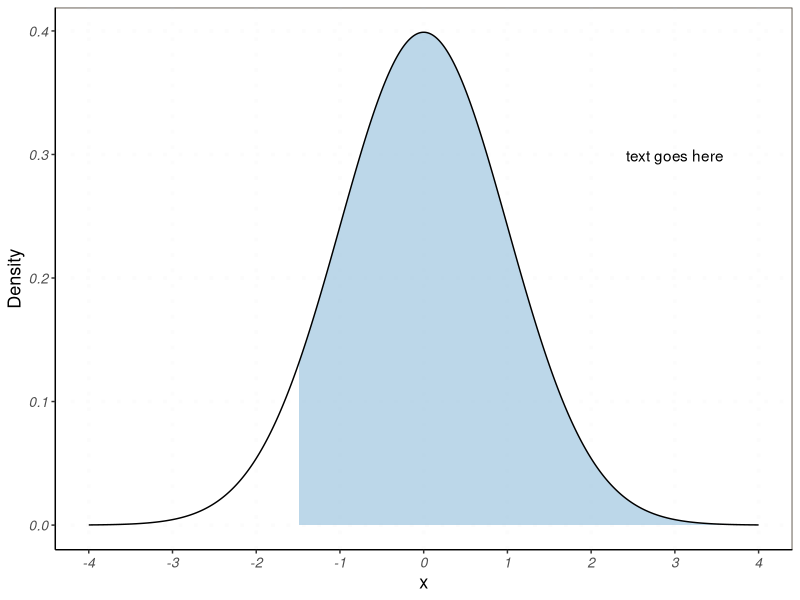

Generate this figure with R:
# Playing around with a distribution probability image
library(ggplot2)
library(dplyr)
library(tidyr)

#Input mean, standard dev, problem type

#Problem type looks like: 
#X > a
#a < X < b
#|X| < a
#|X| > a
# X<b AND X>a

#generate a sequence based on the mean and sd.
x=seq(-4, 4, 0.01)
y=dnorm(x)
a=-1.5
b=2

myData = data.frame(x=x, y=y)
filtData = filter(myData, x>a)

ggplot(NULL, mapping=aes(x=x, y=y))+
  geom_area(data=filtData, fill="#7BAFD4", alpha=0.5)+ #Go Heels
  #Put the mean here for the max Y value
  scale_y_continuous(limits=c(0, dnorm(0)))+
  theme_bw()+ 
  geom_line(color="black")+
  theme(panel.grid = element_blank())+
  annotate("text", x=0.75*max(x), y=0.75*max(y), label="text goes here")+
  scale_x_continuous(n.breaks = 10) + 
  theme(axis.line = element_line(size = 0.5, linetype = "solid"), 
        axis.ticks = element_line(linetype = "dashed"),
        panel.grid.major = element_line(colour = "gray99",
        size = 1.3, linetype = "dotted"),
        axis.title = element_text(size = 13),
        axis.text = element_text(size = 10, face = "italic"),
        panel.background = element_rect(colour = "antiquewhite"))+
  labs(y = "Density")









